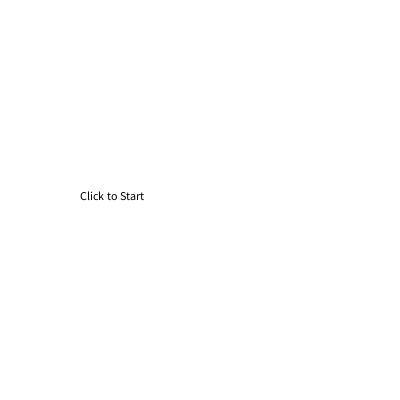
Frame 1 (no input)
Frame 60 (the mouse pressed at the canvas centre just before this capture): identical to frame 1, image omitted
Frame 120 (the mouse held since frame 60 and released just before this capture): blank canvas, image omitted

The Processing sketch that drew this single still picture (run headless with seeded random() and noise(); from frame 60 on, the mouse is pressed at the canvas centre):

// Processing sketch: week11_5
// ── week11_5.pde
int state=0;

void setup(){
  size(400,400);
}

void draw(){
  if(state==0){
    background(255);
    fill(0); text("Click to Start",80,200);
  }else if(state==1){
    background(255,0,0);
    
  }else if(state==2){
    background(0,0,255);
    
  }
}
void mousePressed(){
  if(state==0) state=1;
}
